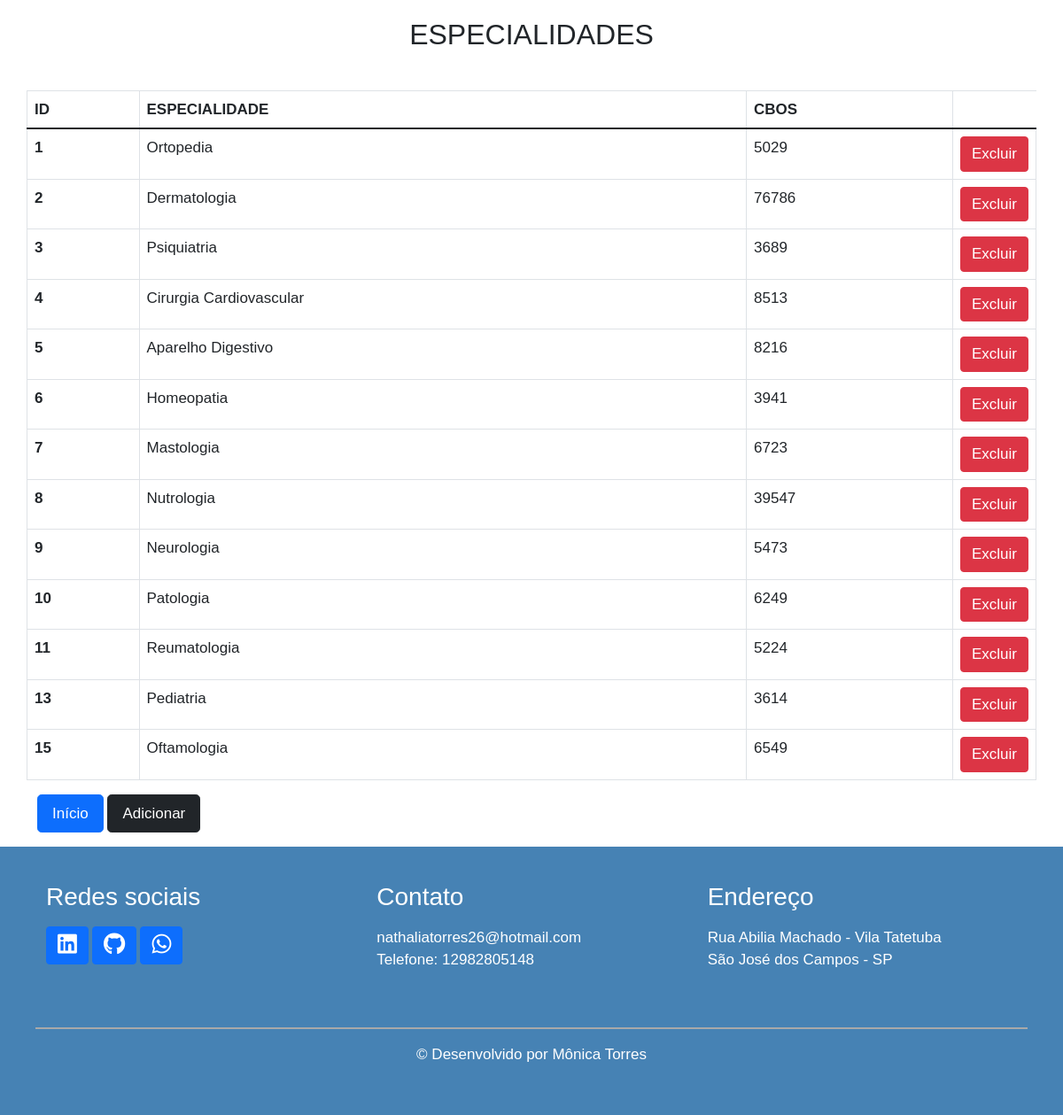
The page /index_especialidade.php on the database its author committed.
### tables this page shows
CREATE TABLE `especialidade` (
  `EspecialidadeID` int(11) NOT NULL,
  `CBOS` varchar(50) DEFAULT NULL,
  `Especialidade` varchar(50) DEFAULT NULL
);

### index_especialidade.php (the view, shortened to what this page needs)
<!DOCTYPE html>
<html lang="pt-br">
<head>
    <link rel="stylesheet" href="assets/css/bootstrap.min.css">
    <link rel="stylesheet" href="./assets/css/style.css">
    <link rel="stylesheet" href="https://pro.fontawesome.com/releases/v5.10.0/css/all.css" />
</head>
<body>
    <section class="home-espe">
        <div class="container">
            <div class="jumbotron">
                <div class="row">
                    <h2>Especialidades</h2>
                </div>
            </div>
            <div class="row">
                <table class="table table-bordered table-hover">
                    <thead>
                        <tr>
                            <th scope="col">Id</th>
                            <th scope="col">Especialidade</th>
                            <th scope="col">CBOS</th>
                        </tr>
                    </thead>
                    <tbody>
                        <?php
                        $pdo = Banco::conectar();
                        $sql = 'SELECT * FROM especialidade ORDER BY EspecialidadeID ASC';
                        foreach ($pdo->query($sql) as $row) {
                            echo '<tr>';
                            echo '<th scope="row">' . $row['EspecialidadeID'] . '</th>';
                            echo '<td>' . $row['Especialidade'] . '</td>';
                            echo '<td>' . $row['CBOS'] . '</td>';
                            echo '<td width=10>';
                            echo '<a class="btn btn-danger" href="tables/especialidade/delete_especialidade.php?id=' . $row['EspecialidadeID'] . '">Excluir</a>';
                            echo '</td>';
                            echo '</tr>';
                        }
                        ?>
                    </tbody>
                </table>
            </div>
            <div class="row">
                <div class="col-md-12">
                    <p>
                        <a href="index.php" class="btn btn-lg btn-primary">Início</a>
                        <a href="tables/especialidade/create_especialidade.php" class="btn btn-lg btn-dark">Adicionar</a>
                    </p>
                </div>
            </div>
        </div>
    </section>
    <?php include("footer.php"); ?>
</body>
</html>

### assets/css/style.css (style rules this page uses)
p, a, input, th, td { font-size: 17px!important; font-family: 'Montserrat', sans-serif; text-decoration: none; line-height: 25px; }
h1, h2, h3, h4, h5, h6 { font-family: 'Montserrat', sans-serif; font-weight: 500; }
.btn { font-family: 'Montserrat', sans-serif!important; }
h2, th { text-transform: uppercase; }
.home-aten h2, .home-bene h2, .home-espe h2, .home-local h2, .home-med h2, .home-pro h2 { text-align: center; margin: 20px 0; }

### rows shown on the page
especialidade: EspecialidadeID "1", Especialidade "Ortopedia", CBOS "5029"
especialidade: EspecialidadeID "2", Especialidade "Dermatologia", CBOS "76786"
especialidade: EspecialidadeID "3", Especialidade "Psiquiatria", CBOS "3689"
especialidade: EspecialidadeID "4", Especialidade "Cirurgia Cardiovascular", CBOS "8513"
especialidade: EspecialidadeID "5", Especialidade "Aparelho Digestivo", CBOS "8216"
especialidade: EspecialidadeID "6", Especialidade "Homeopatia", CBOS "3941"
especialidade: EspecialidadeID "7", Especialidade "Mastologia", CBOS "6723"
especialidade: EspecialidadeID "8", Especialidade "Nutrologia", CBOS "39547"
especialidade: EspecialidadeID "9", Especialidade "Neurologia", CBOS "5473"
especialidade: EspecialidadeID "10", Especialidade "Patologia", CBOS "6249"
especialidade: EspecialidadeID "11", Especialidade "Reumatologia", CBOS "5224"
especialidade: EspecialidadeID "13", Especialidade "Pediatria", CBOS "3614"
especialidade: EspecialidadeID "15", Especialidade "Oftamologia", CBOS "6549"
